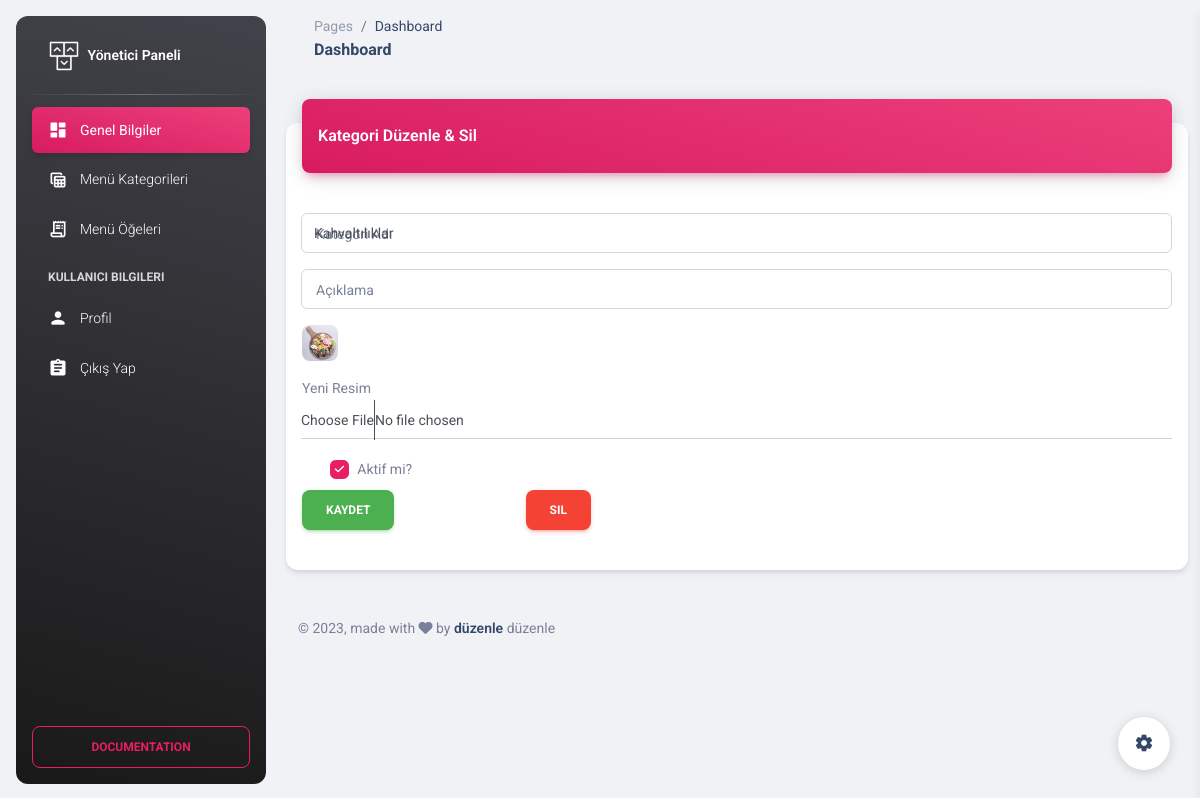
Screenshot of /admin/editCategory.php?id=1 (signed in) with the database file from the repository.
### tables this page shows
CREATE TABLE `category` (
  `Id` int(11) NOT NULL,
  `Name` varchar(250) NOT NULL,
  `ImageUrl` varchar(250) NOT NULL,
  `IsActive` tinyint(4) DEFAULT NULL,
  `IsDeleted` tinyint(4) DEFAULT NULL,
  `Description` varchar(500) DEFAULT NULL,
  `CreatedDate` datetime DEFAULT NULL
);

### admin/editCategory.php (the view, shortened to what this page needs)
<?php
include("inc/ahead.php");
$sorgu = $baglanti->prepare("SELECT * FROM category WHERE Id=:id");
$sorgu->execute(['id' => (int)$_GET["id"]]);
$sonuc = $sorgu->fetch();
?>
<div class="container-fluid py-4">
    <div class="row">
        <div class="col-12">
            <div class="card my-4">
                <div class="card-header p-0 position-relative mt-n4 mx-3 z-index-2">
                    <div class="bg-gradient-primary shadow-primary border-radius-lg pt-4 pb-3">
                        <h6 class="text-white text-capitalize ps-3">Kategori Düzenle & Sil</h6>
                    </div>
                </div>
                <div class="card-body px-0 pb-2">
                    <div class="table-responsive p-0">
                        <form class="m-3" method="post" action="" enctype="multipart/form-data">
                            <div class="input-group input-group-outline my-3">
                                <label class="form-label">Kategori Adı</label>
                                <input type="text" name="Name" value="<?= @$sonuc["Name"] ?>" required class="form-control">
                            </div>
                            <div class="input-group input-group-outline my-3">
                                <label class="form-label">Açıklama</label>
                                <input type="text" name="Desc" value="<?= @$sonuc["Desc"] ?>" class="form-control">
                            </div>
                            <div class="input-group input-group-static my-3">
                                <img src="assets/img/<?= $sonuc["ImageUrl"] ?>" class="avatar avatar-sm me-3 border-radius-lg" alt="user1">
                            </div>
                            <div class="input-group input-group-static my-3">
                                <label>Yeni Resim</label>
                                <input type="file" name="Url" class="form-control">
                            </div>
                            <div class="form-check">
                                <input class="form-check-input" type="checkbox" value="x" name="active" <?= @$sonuc["IsActive"] == 1 ? "checked" : "" ?> id="fcustomCheck1">
                                <label class="custom-control-label" for="customCheck1">Aktif mi?</label>
                            </div>
                            <div class="row">
                            <div class="form-group col-3">
                                <input class="btn btn-success" type="submit" value="Kaydet" id="save">
                            </div>
                            <div class="form-group col-3">
                                <a href="delete.php?name=category&id=<?=$sonuc["Id"]?>" class="btn btn-danger" type="button" value="Sil" id="delete">Sil</a>
                            </div>
                            </div>
                        </form>
                    </div>
                </div>
            </div>
        </div>
    </div>
    <?php
    include("inc/afooter.php");
    ?>

### rows the page displays
category: Name "Kahvaltılıklar", ImageUrl (picture), IsActive "☑"
